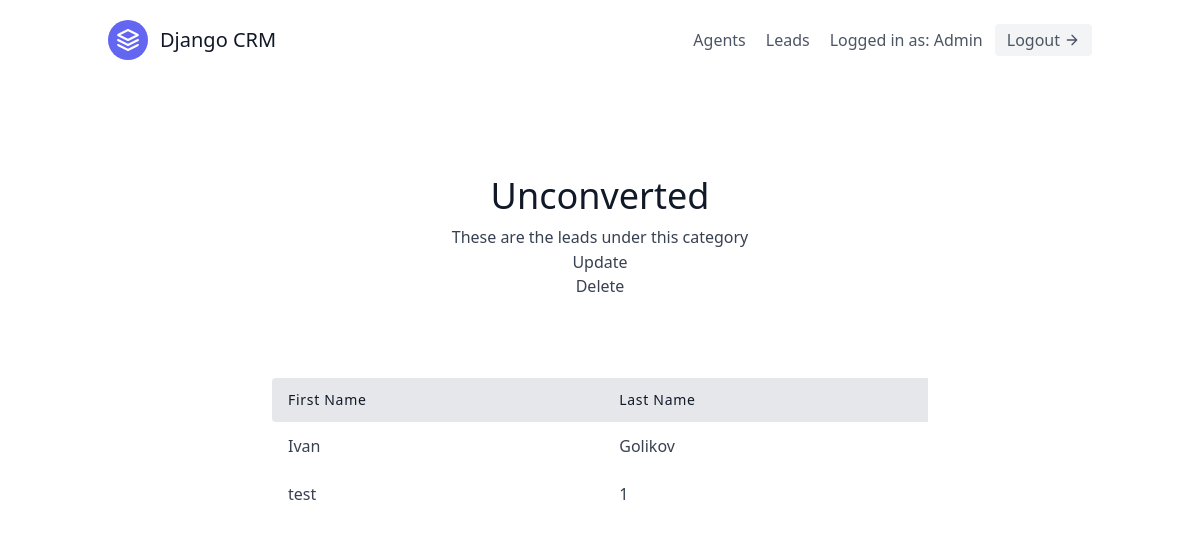
/leads/categories/3/ (signed in), run on the app's committed database.
### leads/models.py (models this page shows, shortened)
class User(AbstractUser):
    is_organisor = models.BooleanField(default=True)
    is_agent = models.BooleanField(default=False)

class Category(models.Model):
    name = models.CharField(max_length=30)
    organisation = models.ForeignKey('UserProfile', on_delete=models.CASCADE)

class Lead(models.Model):
    first_name = models.CharField('First name', max_length=30)
    last_name = models.CharField('Last name', max_length=30)
    age = models.IntegerField('Age', default=0)
    location = models.CharField('Location', max_length=225)
    cell_phone = models.CharField('Cell phone', max_length=20)
    organisation = models.ForeignKey('UserProfile', on_delete=models.CASCADE)
    agent = models.ForeignKey('Agent', null=True, blank=True, on_delete=models.SET_NULL)
    category = models.ForeignKey('Category', related_name="leads", null=True, blank=True, on_delete=models.SET_NULL)

### leads/views.py (the view)
# urls.py: path('categories/<int:pk>/', CategoryDetailView.as_view(), name='category-detail'),
class CategoryDetailView(LoginRequiredMixin, generic.DetailView):
    template_name = "leads/category_detail.html"
    context_object_name = "category"
    def get_queryset(self):
        user = self.request.user
        if user.is_organisor:
            queryset = Category.objects.filter(organisation=user.userprofile)
        else:
            queryset = Category.objects.filter(organisation=user.agent.organisation)
        return queryset

### leads/templates/leads/category_detail.html
{% extends "base.html" %}
{% block content %}
<section class="text-gray-700 body-font">
    <div class="container px-5 py-24 mx-auto">
      <div class="flex flex-col text-center w-full mb-20">
        <h1 class="sm:text-4xl text-3xl font-medium title-font mb-2 text-gray-900">
            {{ category.name }}
        </h1>
        <p class="lg:w-2/3 mx-auto leading-relaxed text-base">
            These are the leads under this category
        </p>
        <a href="{% url 'leads:category-update' category.pk %}" class="hover:text-blue-500">Update</a>
        <a href="{% url 'leads:category-delete' category.pk %}" class="hover:text-blue-500">Delete</a>
      </div>
      <div class="lg:w-2/3 w-full mx-auto overflow-auto">
        <table class="table-auto w-full text-left whitespace-no-wrap">
          <thead>
            <tr>
                <th class="px-4 py-3 title-font tracking-wider font-medium text-gray-900 text-sm bg-gray-200 rounded-tl rounded-bl">
                    First Name
                </th>
                <th class="px-4 py-3 title-font tracking-wider font-medium text-gray-900 text-sm bg-gray-200">
                    Last Name
                </th>
            </tr>
          </thead>
          <tbody>
            {% for lead in category.leads.all %}
                <tr>
                    <td class="px-4 py-3">
                      <a class="hover:text-blue-500" href="{% url 'leads:lead-detail' lead.pk %}">{{ lead.first_name }}</a>
                    </td>
                    <td class="px-4 py-3">{{ lead.last_name }}</td>
                </tr>
            {% endfor %}
          </tbody>
        </table>
      </div>
    </div>
  </section>
{% endblock content %}

### templates/navbar.html (shortened to what this page needs)
{% load tailwind_filters %}
<header class="text-gray-600 body-font">
  <div class="container mx-auto flex flex-wrap p-5 flex-col md:flex-row items-center">
    <a class="flex title-font font-medium items-center text-gray-900 mb-4 md:mb-0">
      <svg xmlns="http://www.w3.org/2000/svg" fill="none" stroke="currentColor" stroke-linecap="round" stroke-linejoin="round" stroke-width="2" class="w-10 h-10 text-white p-2 bg-indigo-500 rounded-full" viewBox="0 0 24 24">
        <path d="M12 2L2 7l10 5 10-5-10-5zM2 17l10 5 10-5M2 12l10 5 10-5"></path>
      </svg>
      <span class="ml-3 text-xl">Django CRM</span>
    </a>
    <nav class="md:ml-auto flex flex-wrap items-center text-base justify-center">
      {% if not request.user.is_authenticated %}
        <a href="{% url 'signup' %}" class="mr-5 hover:text-gray-900">Signup</a>
      {% else %}
      {% if request.user.is_organisor %}
        <a href="{% url "agents:agent-list" %}" class="mr-5 hover:text-gray-900">Agents</a>
      {% endif %}
        <a href="{% url "leads:lead-list" %}" class="mr-5 hover:text-gray-900">Leads</a>
      {% endif %}
    </nav>
    {% if request.user.is_authenticated %}
    Logged in as: {{ request.user.username }}
    <form method="post" action="{% url 'logout' %}">
      <button class="ml-3 inline-flex items-center bg-gray-100 border-0 py-1 px-3 focus:outline-none hover:bg-gray-200 rounded text-base mt-4 md:mt-0">
          Logout
          <svg fill="none" stroke="currentColor" stroke-linecap="round" stroke-linejoin="round" stroke-width="2" class="w-4 h-4 ml-1" viewBox="0 0 24 24">
              <path d="M5 12h14M12 5l7 7-7 7"></path>
          </svg>
      </button>
    </form>
    {% endif %}
  </div>
</header>

### data on the page
User: user.username "Admin"
Category: name "Unconverted"
Lead: first_name "Ivan", last_name "Golikov"
Lead: first_name "test", last_name "1"
